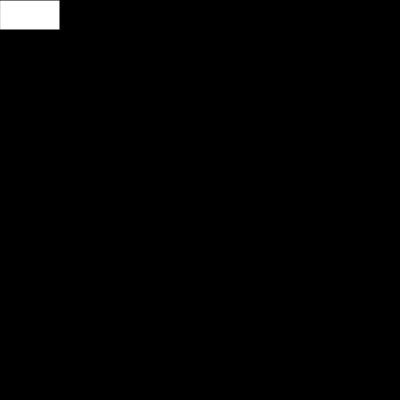
Frame 1 (no input)
Frame 60 (no input): identical to frame 1, image omitted
Frame 120 (the mouse pressed at the canvas centre since frame 60): identical to frame 1, image omitted

The p5.js sketch that drew this single still picture (run headless with seeded random() and noise() and a simulated clock; from frame 60 on, the mouse is pressed at the canvas centre):

// p5.js sketch
// ── sketch.js
function setup() {
	createCanvas(400,400);
	background(0);
	rect(0,0, 60,30, );
}

function draw() {
    
}
